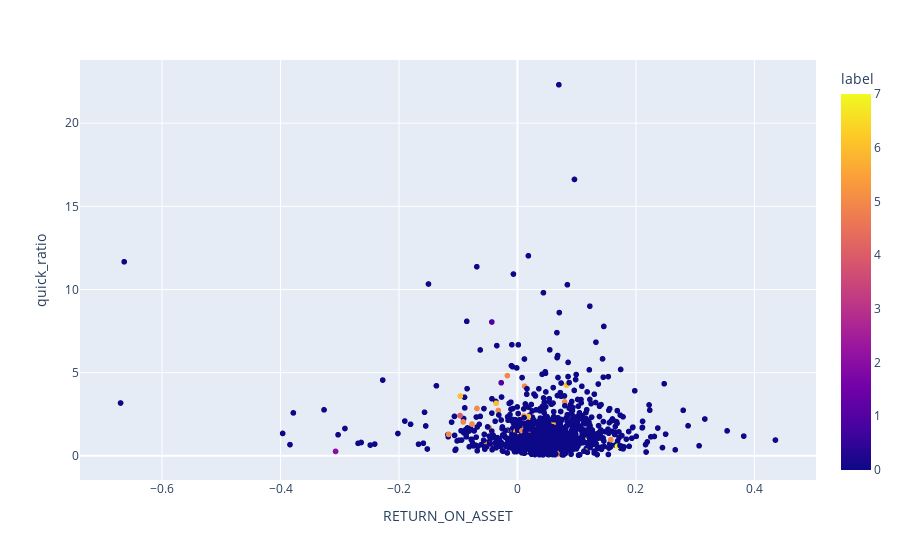

The notebook cell saved with this chart:
### Code cell
px.scatter(data_frame=df_original, x='RETURN_ON_ASSET', y='quick_ratio', color = 'label', hover_data=['ticker', 'netmargin', 'PX_FREE_CASH_FLOW'])

### Figure 1 — Plotly figure (JSON) as saved in the notebook; plotly's stock layout.template omitted (floating-point values rounded to 4 significant figures; data arrays with more than 128 entries replaced by an {"elided": "..."} marker saying what was removed)
{"data": [{"customdata": {"elided": "1178x3 mixed values"}, "hovertemplate": "RETURN_ON_ASSET=%{x}<br>quick_ratio=%{y}<br>ticker=%{customdata[0]}<br>netmargin=%{customdata[1]}<br>PX_FREE_CASH_FLOW=%{customdata[2]}<br>label=%{marker.color}<extra></extra>", "legendgroup": "", "marker": {"color": {"elided": "1178 int values"}, "coloraxis": "coloraxis", "symbol": "circle"}, "mode": "markers", "name": "", "showlegend": false, "type": "scattergl", "x": {"elided": "1178 float values"}, "xaxis": "x", "y": {"elided": "1178 float values"}, "yaxis": "y"}], "layout": {"coloraxis": {"colorbar": {"title": {"text": "label"}}, "colorscale": [[0, "#0d0887"], [0.1111, "#46039f"], [0.2222, "#7201a8"], [0.3333, "#9c179e"], [0.4444, "#bd3786"], [0.5556, "#d8576b"], [0.6667, "#ed7953"], [0.7778, "#fb9f3a"], [0.8889, "#fdca26"], [1, "#f0f921"]]}, "legend": {"tracegroupgap": 0}, "margin": {"t": 60}, "xaxis": {"anchor": "y", "domain": [0, 1], "title": {"text": "RETURN_ON_ASSET"}}, "yaxis": {"anchor": "x", "domain": [0, 1], "title": {"text": "quick_ratio"}}}}
